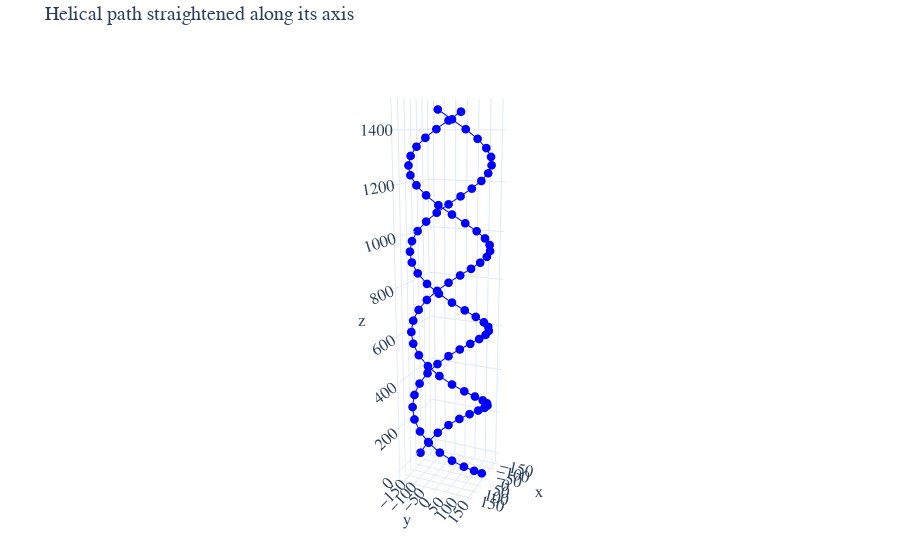

The notebook cell this image was saved under:
### Code cell
x, y, z = points.T


fig = go.Figure()

rotated = turn_spiral_about_z_axis(points_straight)
x,y,z = rotated.T
fig.add_trace(go.Scatter3d(x=x, y=y, z=z, ))


x, y, z = points_straight.T
fig.add_trace(go.Scatter3d(x=x, y=y, z=z, ))


#x, y, z = make_line(axis_origin + axis_direction * 500, axis_direction, length=1000).T
#fig.add_trace(go.Scatter3d(x=x, y=y, z=z, ))


#fig.update_layout(scene=dict(xaxis_title='x', yaxis_title='y', zaxis_title='z'))
fig.update_layout(
    scene=dict(
        xaxis=dict(range=None, autorange=True),
        yaxis=dict(range=None, autorange=True),
        zaxis=dict(range=None, autorange=True)
    )
)
fig.update_layout(
    scene=dict(
        aspectmode='data'   # ensures equal scaling for x, y, z
    )
)

fig.update_layout(
    template="plotly_white",          # clean background
    scene=dict(
        aspectmode="data",            # equal axes
        xaxis=dict(showbackground=False, showgrid=True, zeroline=False),
        yaxis=dict(showbackground=False, showgrid=True, zeroline=False),
        zaxis=dict(showbackground=False, showgrid=True, zeroline=False),
    ),
    margin=dict(l=0, r=0, t=40, b=0),
    font=dict(size=14, family="Arial"),
)

fig.update_layout(
    dragmode="turntable",        # intuitive rotation
    scene_camera=dict(eye=dict(x=4, y=1.8, z=1.2)),  # pleasant starting view
)

fig.update_traces(marker=dict(size=3, color='blue'))
fig.update_layout(showlegend=False, title_text="Helical path straightened along its axis")


fig.show()  # fully interactive in browser/notebook
fig.write_html("plot.html")  # shareable file

### Figure 1 — Plotly figure (JSON) as saved in the notebook; plotly's stock layout.template omitted (floating-point values rounded to 4 significant figures)
{"data": [{"marker": {"color": "blue", "size": 3}, "type": "scatter3d", "x": [24.92, 72.32, 112.6, 141.9, 157.3, 157.2, 141.7, 112.4, 72.02, 24.59, -25.25, -72.61, -112.9, -142.0, -157.3, -157.2, -141.6, -112.2, -71.73, -24.27, 25.57, 72.9, 113.1, 142.2, 157.4, 157.1, 141.4, 111.9, 71.43, 23.94, -25.9, -73.2, -113.3, -142.3, -157.4, -157.0, -141.3, -111.7, -71.14, -23.61, 26.22, 73.49, 113.6, 142.5, 157.5], "y": [157.2, 141.8, 112.5, 72.17, 24.76, -25.08, -72.46, -112.7, -142.0, -157.3, -157.2, -141.7, -112.3, -71.88, -24.43, 25.41, 72.76, 113.0, 142.1, 157.3, 157.1, 141.5, 112.0, 71.58, 24.1, -25.73, -73.05, -113.2, -142.3, -157.4, -157.1, -141.4, -111.8, -71.29, -23.78, 26.06, 73.34, 113.4, 142.4, 157.4, 157.0, 141.2, 111.6, 70.99, 23.45], "z": [0.0, 33.41, 66.81, 100.2, 133.6, 167.0, 200.4, 233.8, 267.3, 300.7, 334.1, 367.5, 400.9, 434.3, 467.7, 501.1, 534.5, 567.9, 601.3, 634.7, 668.1, 701.5, 734.9, 768.3, 801.8, 835.2, 868.6, 902.0, 935.4, 968.8, 1002.0, 1036.0, 1069.0, 1102.0, 1136.0, 1169.0, 1203.0, 1236.0, 1269.0, 1303.0, 1336.0, 1370.0, 1403.0, 1436.0, 1470.0]}, {"marker": {"color": "blue", "size": 3}, "type": "scatter3d", "x": [-24.92, -72.32, -112.6, -141.9, -157.3, -157.2, -141.7, -112.4, -72.02, -24.59, 25.25, 72.61, 112.9, 142.0, 157.3, 157.2, 141.6, 112.2, 71.73, 24.27, -25.57, -72.9, -113.1, -142.2, -157.4, -157.1, -141.4, -111.9, -71.43, -23.94, 25.9, 73.2, 113.3, 142.3, 157.4, 157.0, 141.3, 111.7, 71.14, 23.61, -26.22, -73.49, -113.6, -142.5, -157.5], "y": [-157.2, -141.8, -112.5, -72.17, -24.76, 25.08, 72.46, 112.7, 142.0, 157.3, 157.2, 141.7, 112.3, 71.88, 24.43, -25.41, -72.76, -113.0, -142.1, -157.3, -157.1, -141.5, -112.0, -71.58, -24.1, 25.73, 73.05, 113.2, 142.3, 157.4, 157.1, 141.4, 111.8, 71.29, 23.78, -26.06, -73.34, -113.4, -142.4, -157.4, -157.0, -141.2, -111.6, -70.99, -23.45], "z": [0.0, 33.41, 66.81, 100.2, 133.6, 167.0, 200.4, 233.8, 267.3, 300.7, 334.1, 367.5, 400.9, 434.3, 467.7, 501.1, 534.5, 567.9, 601.3, 634.7, 668.1, 701.5, 734.9, 768.3, 801.8, 835.2, 868.6, 902.0, 935.4, 968.8, 1002.0, 1036.0, 1069.0, 1102.0, 1136.0, 1169.0, 1203.0, 1236.0, 1269.0, 1303.0, 1336.0, 1370.0, 1403.0, 1436.0, 1470.0]}], "layout": {"dragmode": "turntable", "font": {"family": "Arial", "size": 14}, "margin": {"b": 0, "l": 0, "r": 0, "t": 40}, "scene": {"aspectmode": "data", "camera": {"eye": {"x": 4, "y": 1.8, "z": 1.2}}, "xaxis": {"autorange": true, "showbackground": false, "showgrid": true, "zeroline": false}, "yaxis": {"autorange": true, "showbackground": false, "showgrid": true, "zeroline": false}, "zaxis": {"autorange": true, "showbackground": false, "showgrid": true, "zeroline": false}}, "showlegend": false, "title": {"text": "Helical path straightened along its axis"}}}
